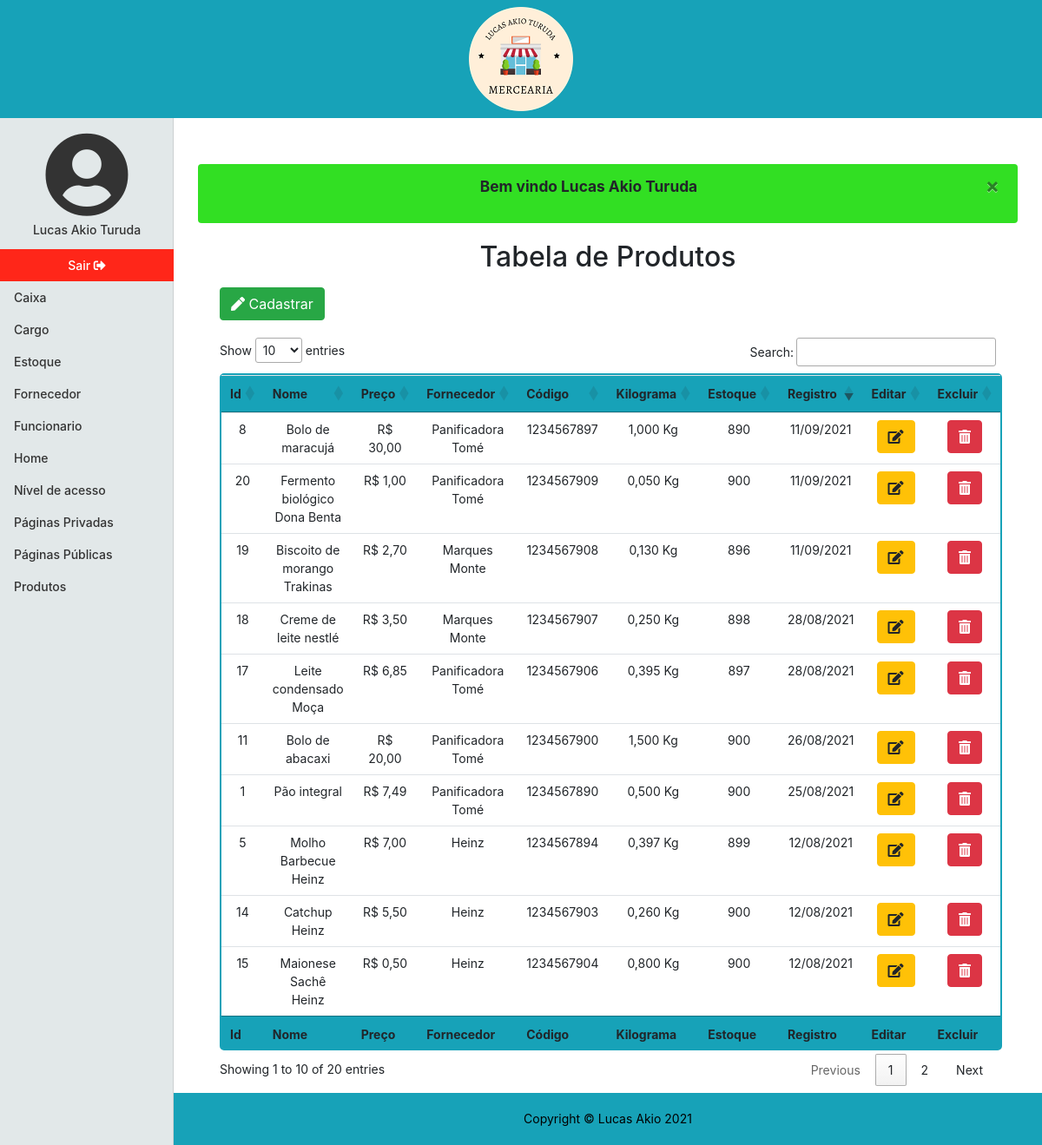
/produtos (signed in), run on the app's committed database.
### tables this page shows
CREATE TABLE `produto` (
  `id` int NOT NULL AUTO_INCREMENT,
  `nome` varchar(30) NOT NULL,
  `preco` double NOT NULL,
  `fornecedor_id` int NOT NULL,
  `codigo_id` int NOT NULL,
  `kilograma` double NOT NULL DEFAULT '0',
  `dt_registro` datetime NOT NULL,
  PRIMARY KEY (`id`,`fornecedor_id`,`codigo_id`),
  KEY `fk_produto_fornecedor_idx` (`fornecedor_id`),
  KEY `fk_produto_codigo_idx` (`codigo_id`),
  CONSTRAINT `fk_produto_codigo` FOREIGN KEY (`codigo_id`) REFERENCES `codigo` (`id`) ON DELETE CASCADE ON UPDATE CASCADE,
  CONSTRAINT `fk_produto_fornecedor` FOREIGN KEY (`fornecedor_id`) REFERENCES `fornecedor` (`id`)
);

CREATE TABLE `fornecedor` (
  `id` int NOT NULL AUTO_INCREMENT,
  `nome` varchar(50) NOT NULL,
  `cnpj` varchar(18) NOT NULL,
  `dt_registro` datetime NOT NULL,
  PRIMARY KEY (`id`),
  UNIQUE KEY `cnpj_UNIQUE` (`cnpj`)
);

CREATE TABLE `codigo` (
  `id` int NOT NULL AUTO_INCREMENT,
  `barra` varchar(43) NOT NULL DEFAULT '1234567890',
  PRIMARY KEY (`id`),
  UNIQUE KEY `barra_UNIQUE` (`barra`)
);

CREATE TABLE `estoque` (
  `id` int NOT NULL AUTO_INCREMENT,
  `produto_id` int NOT NULL,
  `quantidade` int NOT NULL,
  PRIMARY KEY (`id`,`produto_id`),
  UNIQUE KEY `produto_id_UNIQUE` (`produto_id`),
  KEY `fk_estoque_produto_idx` (`produto_id`) /*!80000 INVISIBLE */,
  CONSTRAINT `fk_estoque_produto` FOREIGN KEY (`produto_id`) REFERENCES `produto` (`id`) ON DELETE CASCADE ON UPDATE CASCADE
);

### app/Controller/Produtos.php (called while the page is built, shortened)
<?php
    class Produtos extends Controller
    {
        private $dados;
        public function index()
        {
            $this->listar();
            $pagina = new \Core\ConfigView("View/produto/index",$this->dados);
            $pagina->renderizar();
        }
        private function listar()
        {
            $tabela = new \App\Model\Produtos();
            $this->dados = $tabela->listar();
        }
    }
?>

### core/ConfigController.php (called while the page is built, shortened)
<?php
class ConfigController
{
    private string $urlMetodo;
    public function __construct()
    {
        if(!empty(filter_input(INPUT_GET,"url",FILTER_SANITIZE_URL)))
        {
            $this->url = filter_input(INPUT_GET,"url",FILTER_SANITIZE_URL);
            $this->urlDividida = explode('/',$this->url,);
            if(isset($this->urlDividida[1]) && !empty($this->urlDividida[1]))
            {
                $this->urlMetodo = $this->urlDividida[1];
            }
            else{
                $this->urlMetodo = "index";
            }
        }
        else{
            $this->urlController = "login";
            $this->urlMetodo = "index";
        }
    }
    public function carregar()
    {
        $metodo = $this->urlMetodo;
        $pagina = new $classe();
        $pagina->$metodo();
    }
}
?>

### index.php (called while the page is built, shortened)
<?php
$url = new Core\ConfigController();
$url->carregar();
?>

### app/Model/Model.php (called while the page is built, shortened)
<?php
class Model extends Conexao
{
    protected $conn;
    function __construct()
    {
        $this->conn = parent::conectar();
    }
    final protected function projetarTodos($query): array
    {
        $this->query = $this->conn->prepare($query);
        $this->query->execute();
        return $this->query->fetchAll(PDO::FETCH_ASSOC);
    }
}
?>

### app/Model/Conexao.php (called while the page is built, shortened)
<?php
class Conexao
{
   private $bdType = "mysql";
   private $host = "localhost";
   private $user = "root";
   private $password = "root";
   private $port = 3306;
   private $bdname = "mercearia";
   protected function conectar()
   {
       try{
            $con = new PDO($this->bdType.':host='.$this->host.';port='.$this->port.';dbname='.$this->bdname, $this->user, $this->password);
            $con->setAttribute(PDO::ATTR_ERRMODE, PDO::ERRMODE_EXCEPTION);
            return $con;
       }
       catch(PDOException $e)
       {
           $alerta = new \App\Model\Alerta();
           $msg= $alerta->alertaFalha("Não foi possivel realizar uma conexão com o site, tente novamente!");
           $_SESSION['msg'] = $msg;
            header("Location:". URL . "paginaInvalida/index");
            exit();
       }
   }
}

### app/Model/Produtos.php (called while the page is built, shortened)
<?php
    class Produtos extends Model
    {
        public function listar(): array
        {
            $listar = parent::projetarTodos(
            "SELECT p.id, p.nome, p.preco, f.nome AS fornecedor, c.barra AS codigo, p.kilograma, e.quantidade AS estoque, p.dt_registro
            FROM produto p
            INNER JOIN fornecedor f
            ON p.fornecedor_id = f.id
            INNER JOIN codigo c
            ON p.codigo_id = c.id
            INNER JOIN estoque e
            ON p.id = e.produto_id");
            return $listar;
        }
    }
?>

### app/View/produto/index.php (the view, shortened to what this page needs)
<!DOCTYPE html>
<html lang="pt-br">
<head>
    <link rel="stylesheet" href="https://cdn.jsdelivr.net/npm/bootstrap@4.6.0/dist/css/bootstrap.min.css">
    <link href="<?php echo URL; ?>app/Assets/css/mercearia.css" rel="stylesheet">
    <link href="<?php echo URL; ?>app/Assets/fontawesome/css/all.css" rel="stylesheet">
    <link href="https://cdn.datatables.net/1.10.25/css/jquery.dataTables.min.css" rel="stylesheet">
</head>
<?php
include_once "app/View/include/header.php";
?>
<div class="container-fluid">
    <div class="row">
        <?php
        include_once "app/View/include/menulateral.php";
        ?>
        <div class="col-md-9 ml-auto col-lg-10 principal">
            <main role="main" class="m-2">
                <?php
                if (isset($_SESSION['msg'])) {
                    echo $_SESSION['msg'];
                }
                ?>
                <h2 class="text-center mb-3">Tabela de Produtos</h2>
                <button type="button" class="btn btn-success m-button-table" data-toggle="modal" data-target="#modalCadastrar"><i class="fas fa-pen"></i> Cadastrar</button>
                <div class="table-responsive">
                    <table id="listar-produtos" class="table table-hover text-center tabela-personalizada">
                        <thead class="bg-info">
                            <tr>
                                <th>Id</th>
                                <th>Nome</th>
                                <th>Preço</th>
                                <th>Fornecedor</th>
                                <th>Código</th>
                                <th>Kilograma</th>
                                <th>Estoque</th>
                                <th>Registro</th>
                                <th>Editar</th>
                                <th>Excluir</th>
                            </tr>
                        </thead>
                        <tbody>
                            <?php
                            foreach ($this->dados as $coluna => $item) {
                            ?> <tr>
                                    <td><?php echo $item['id']; ?></td>
                                    <td><?php echo $item['nome']; ?></td>
                                    <td><?php echo "R$ " . number_format($item['preco'], 2, ",", "."); ?></td>
                                    <td><?php echo $item['fornecedor']; ?></td>
                                    <td><?php echo $item['codigo']; ?></td>
                                    <td><?php echo number_format($item['kilograma'], 3, ',', '.') . " Kg"; ?></td>
                                    <td><?php echo $item['estoque']; ?></td>
                                    <td data-order="<?php echo date('Y/m/d H:i:s', strtotime($item['dt_registro'])); ?>"><?php echo date('d/m/Y', strtotime($item['dt_registro'])); ?></td>
                                    <td>
                                        <a href="<?php echo URL; ?>produtos/editar/&id=<?php echo $item['id'] ?>" class="btn btn-warning col-mb-3"><i class="fas fa-edit"></i></a>
                                    </td>
                                    <td>
                                        <a href="<?php echo URL; ?>produtos/excluir/&id=<?php echo $item['id'] ?>" class="btn btn-danger col-mb-3" id='link_excluir'><i class="fas fa-trash-alt"></i></a>
                                    </td>
                                </tr>
                            <?php
                            }
                            ?>
                        </tbody>
                        <tfoot class="bg-info">
                            <tr>
                                <th>Id</th>
                                <th>Nome</th>
                                <th>Preço</th>
                                <th>Fornecedor</th>
                                <th>Código</th>
                                <th>Kilograma</th>
                                <th>Estoque</th>
                                <th>Registro</th>
                                <th>Editar</th>
                                <th>Excluir</th>
                            </tr>
                        </tfoot>
                    </table>
                </div>
            </main>
            <?php
            include_once "app/View/include/footer.php";
            ?>
            </body>
</html>

### app/Assets/css/mercearia.css (style rules this page uses)
body { font-size: .875rem; }
.alertaSucesso { background-color:rgb(50, 223, 35); font-weight: bold; font-size: 13pt; }
.alertaErro, .alertaSucesso { margin: 20px; }
.principal { min-height: 83vh; padding-left: 0; padding-right: 0; padding-bottom: 60px; }
main { height: 100%; padding-top:25px; }
.tabela-personalizada { border:2px solid #17a2b8; border-radius: 5px; }
.m-button-table { margin:0 45px 20px 45px; }

### data on the page
produto: id "1", nome "Pão integral", preco "7,49", fornecedor.nome "Panificadora Tomé", codigo.barra "1234567890", kilograma "0,500", estoque.quantidade "900", dt_registro "25/08/2021"
produto: id "5", nome "Molho Barbecue Heinz", preco "7,00", fornecedor.nome "Heinz", codigo.barra "1234567894", kilograma "0,397", estoque.quantidade "899", dt_registro "12/08/2021"
produto: id "8", nome "Bolo de maracujá", preco "30,00", fornecedor.nome "Panificadora Tomé", codigo.barra "1234567897", kilograma "1,000", estoque.quantidade "890", dt_registro "11/09/2021"
produto: id "11", nome "Bolo de abacaxi", preco "20,00", fornecedor.nome "Panificadora Tomé", codigo.barra "1234567900", kilograma "1,500", estoque.quantidade "900", dt_registro "26/08/2021"
produto: id "14", nome "Catchup Heinz", preco "5,50", fornecedor.nome "Heinz", codigo.barra "1234567903", kilograma "0,260", estoque.quantidade "900", dt_registro "12/08/2021"
produto: id "15", nome "Maionese Sachê Heinz", preco "0,50", fornecedor.nome "Heinz", codigo.barra "1234567904", kilograma "0,800", estoque.quantidade "900", dt_registro "12/08/2021"
produto: id "17", nome "Leite condensado Moça", preco "6,85", fornecedor.nome "Panificadora Tomé", codigo.barra "1234567906", kilograma "0,395", estoque.quantidade "897", dt_registro "28/08/2021"
produto: id "18", nome "Creme de leite nestlé", preco "3,50", fornecedor.nome "Marques Monte", codigo.barra "1234567907", kilograma "0,250", estoque.quantidade "898", dt_registro "28/08/2021"
produto: id "19", nome "Biscoito de morango Trakinas", preco "2,70", fornecedor.nome "Marques Monte", codigo.barra "1234567908", kilograma "0,130", estoque.quantidade "896", dt_registro "11/09/2021"
produto: id "20", nome "Fermento biológico Dona Benta", preco "1,00", fornecedor.nome "Panificadora Tomé", codigo.barra "1234567909", kilograma "0,050", estoque.quantidade "900", dt_registro "11/09/2021"

### other printed values
$_SESSION['usuario_nome'] "Lucas Akio Turuda"
$pagina "Caixa"
$pagina "Cargo"
$pagina "Estoque"
$pagina "Fornecedor"
$pagina "Funcionario"
$pagina "Home"
$pagina "Produtos"
$_SESSION['msg'] "Bem vindo Lucas Akio Turuda ×"
